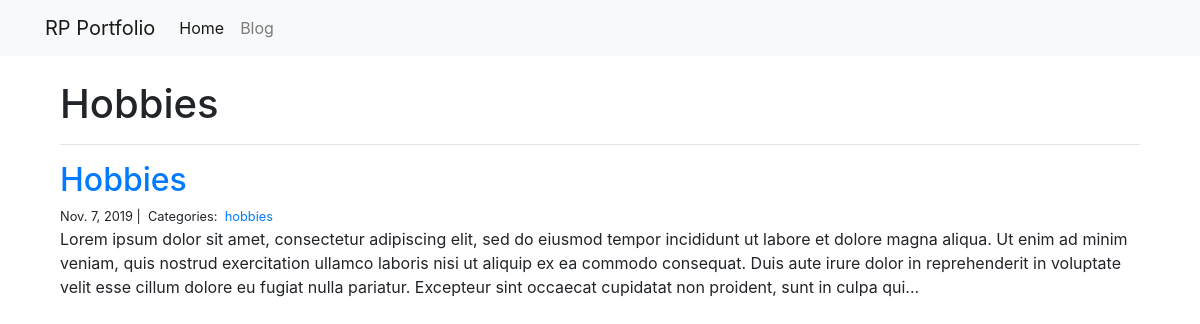
/blog/hobbies/, run on the app's committed database.
### blog/models.py (models this page shows)
class Post(models.Model):
    title = models.CharField(max_length=255)
    body = models.TextField()
    created_on = models.DateTimeField(auto_now_add=True)
    last_modified = models.DateTimeField(auto_now=True)
    categories = models.ManyToManyField("Category", related_name="posts")

class Category(models.Model):
    name = models.CharField(max_length=20)

### blog/views.py (the view)
# urls.py: path("<category>/", views.blog_category, name="blog_category"),
def blog_category(request, category):
    posts = Post.objects.filter(categories__name__contains=category).order_by(
        "-created_on"
    )
    context = {"category": category, "posts": posts}
    return render(request, "blog_category.html", context)

### blog/templates/blog_category.html
{% extends "base.html" %}
{% block page_content %}
<br />
<div class="col-md-12">
    <h1>{{ category | title }}</h1>
    <hr>
    {% for post in posts %}
        <h2><a href="{% url 'blog_detail' post.pk%}">{{ post.title }}</a></h2>
        <small>
            {{ post.created_on.date }} |&nbsp;
            Categories:&nbsp;
            {% for category in post.categories.all %}
            <a href="{% url 'blog_category' category.name %}">
                {{ category.name }}
            </a>&nbsp;
            {% endfor %}
        </small>
        <p>{{ post.body | slice:":400" }}...</p>
    {% endfor %}
</div>
{% endblock %}

### data on the page
Post: title "Hobbies", created_on "Nov. 7, 2019", body "Lorem ipsum dolor sit amet, consectetur adipiscing elit, sed do eiusmod tempor incididunt ut labore et dolore magna aliqua. Ut enim ad minim veniam, quis nostrud exercitation ullamco laboris nisi ut aliquip ex ea commodo consequat. Duis aute irure dolor in reprehenderit in voluptate velit esse cillum dolore eu fugiat nulla pariatur. Excepteur sint occaecat cupidatat non proident, sunt in culpa qui"
Category: name "hobbies"

### other printed values
{{ category | title }} "Hobbies"
